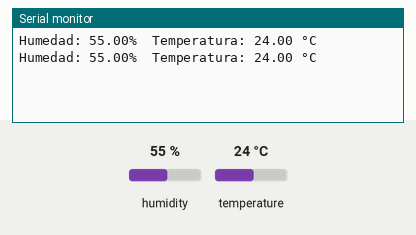
This sketch was run on a simulated Arduino Uno, built with avr-gcc and run on an emulated ATmega328P. Parts: the last lines printed to the serial monitor. Inputs (shaded band) come from the test bench; at power-on: humidity 55 %, temperature 24 °C.

Above: at 2.8 s.
2.9 s: humidity set to 22 %
At 5.3 s:
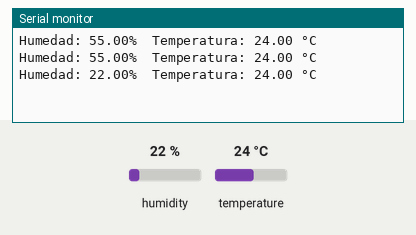
5.6 s: temperature set to 12 °C
At 6.6 s:
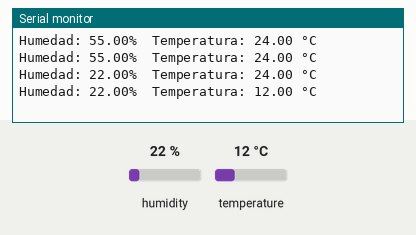
8.3 s: humidity set to 40 %
At 11.4 s:
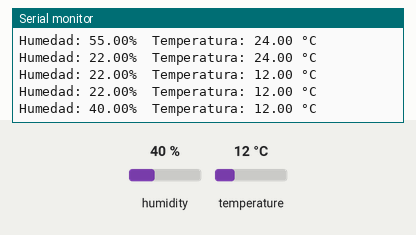
Timing chart, 0 to 12.9 s (numbered marks = the images above; inputs shaded):
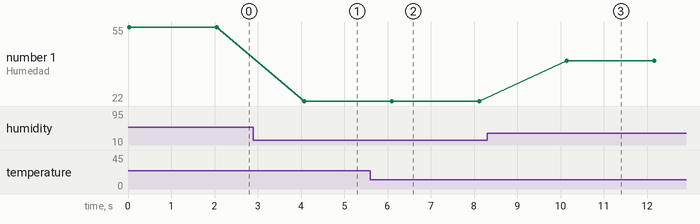

The sketch:

codigo.ino
```cpp
#include "DHT.h"

#define DHTPIN 2
#define DHTTYPE DHT11

DHT dht(DHTPIN, DHTTYPE);

void setup() {
  Serial.begin(9600);
  dht.begin();
}

void loop() {
  float h = dht.readHumidity();
  float t = dht.readTemperature();
  Serial.print("Humedad: " + String(h) + String("%"));
  Serial.println("\tTemperatura: " + String(t) + String(" °C"));
  delay(2000);
}
```

Measured:
- after the input at 2.9 s, the serial monitor: prints a new line after 1.2 s (image 1)
- after the input at 5.6 s, the serial monitor: prints a new line after 0.50 s (image 2)
- after the input at 8.3 s, the serial monitor: prints a new line after 1.8 s (image 3)
- plotted number 1: 55 → 22 after the input at 2.9 s, 22 → 40 after the input at 8.3 s
